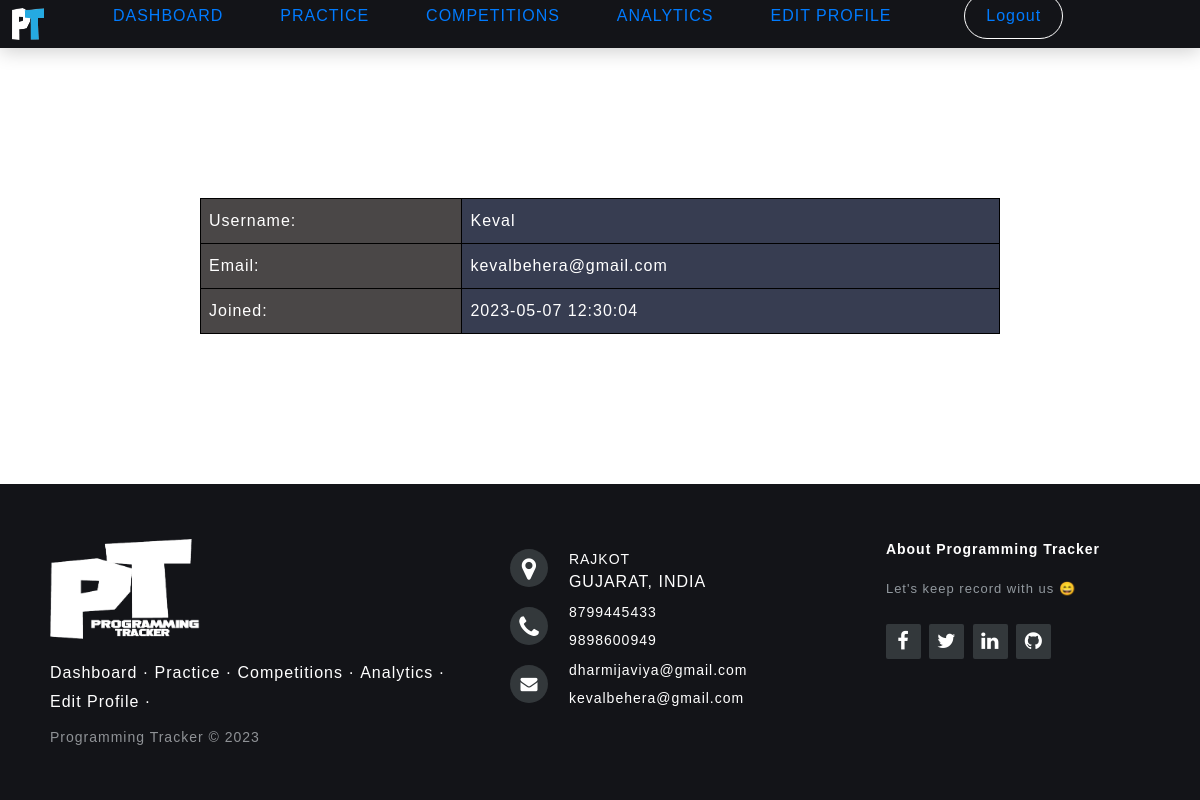
/dashboard.php (signed in), run on the app's committed database.
### tables this page shows
CREATE TABLE `users` (
  `id` bigint(20) UNSIGNED NOT NULL,
  `username` varchar(50) NOT NULL,
  `email` varchar(100) NOT NULL,
  `password` varchar(50) NOT NULL,
  `datejoin` timestamp NOT NULL DEFAULT current_timestamp()
);

### user_details.php (called while the page is built, shortened)
<?php
require_once ('dbconnect.php');
$user_id = $_SESSION['user_id'];
try {
    $stmt = $conn->prepare("SELECT username,email,datejoin FROM users WHERE id = :user_id");
    $stmt->bindParam(':user_id', $user_id, PDO::PARAM_INT);
    $stmt->execute();
    if ($row = $stmt->fetch(PDO::FETCH_ASSOC)) {
        $name = $row['username'];
        $email = $row['email'];
        $datejoin = $row['datejoin'];
    }
} catch(PDOException $e) {
    die("Error executing query: " . $e->getMessage());
}
?>

### dashboard.php (the view, shortened to what this page needs)
<!DOCTYPE html>
<html lang="en">
<head>
    <link href="../assets/dist/css/bootstrap.min.css" rel="stylesheet">
    <link rel="stylesheet" type="text/css" href="./assets/css/style.css">
    <link rel="stylesheet" type="text/css" href="./assets/css/header.css">
    <link rel="stylesheet" type="text/css" href="./assets/css/footer.css">
</head>
<body>
    <?php include 'header_user.php';?>
    <table>
    <?php include 'user_details.php'; ?>
      <tr>
        <th>Username:</th>
        <td><?php echo $row["username"]; ?></td>
      </tr>
      <tr>
        <th>Email:</th>
        <td><?php echo $row["email"]; ?></td>
      </tr>
      <tr>
        <th>Joined:</th>
        <td><?php echo $row["datejoin"]; ?></td>
      </tr>
    </table>
    <?php include 'footer_user.php';?>
</body>
</html>

### assets/css/style.css (style rules this page uses)
* { margin: 0; padding: 20px; box-sizing: border-box; font-family: 'Poppins',sans-serif; }
*, *:before, *:after { -webkit-box-sizing: inherit; box-sizing: inherit; }
html { -webkit-box-sizing: border-box; box-sizing: border-box; }
table { border-collapse:collapse; width: 100%; max-width: 800px; margin: 0 auto; margin-top: 150px; margin-bottom: 150px; }
th, td { border: 1px solid black; padding: 10px 8px; text-align: left; }
td { background-color: #373d51; }
th { background-color: #4a4747; }
tr:nth-child(even) { background-color: #4a4747; }

### assets/css/header.css (style rules this page uses)
* { margin: 0; padding: 0; color: #ffffff; font-family: sans-serif; letter-spacing: 1px; font-weight: 50; }
body { overflow-x: hidden; }

### data on the page
users: username "Keval", email "kevalbehera@gmail.com", datejoin "2023-05-07 12:30:04"
